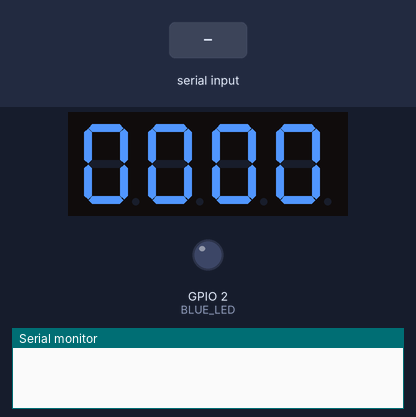
Bench run of a sketch on a simulated ESP32. On the bench: 4-digit seven-segment display, output pins drawn as LEDs (lit = HIGH), the last lines printed to the serial monitor. Wiring (inferred from the names in the program): 4-digit 7-segment display, segments lit when HIGH: segments GPIO 4, GPIO 5, GPIO 18, GPIO 19, GPIO 21, GPIO 22, GPIO 23, GPIO 15; digit selects GPIO 25, GPIO 26, GPIO 27, GPIO 32. The inputs (shaded band) are chosen by the test bench. The segment pins are drawn as the display they are named for; pins used as bus, display or sensor lines are not drawn.

Above: at 1.2 s.
1.3 s: "90,45\n" received over Serial
At 2.1 s:
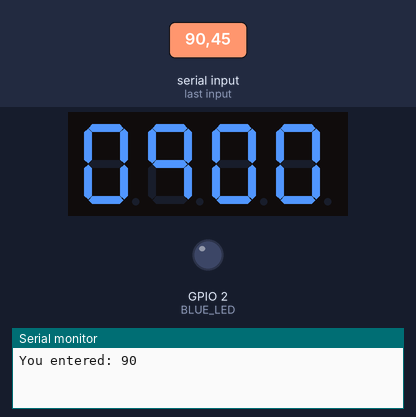
2.8 s: "30,150\n" received over Serial
At 3.3 s:
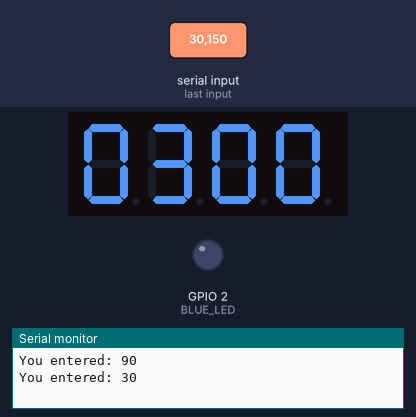
Timing chart, 0 to 5.8 s (numbered marks = the images above; inputs shaded):
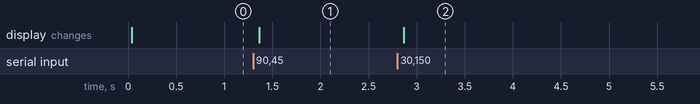

The sketch:

input_output_all_4digit_7segment.ino
```cpp
// Blue LED Pin (optional)
#define BLUE_LED 2
#include<iostream>

// 7-Segment Display Pins
#define SEG_A 4
#define SEG_B 5
#define SEG_C 18
#define SEG_D 19
#define SEG_E 21
#define SEG_F 22
#define SEG_G 23
#define SEG_DP 15 // Decimal Point (optional)

// Digit Select Pins
#define DIGIT1 25
#define DIGIT2 26
#define DIGIT3 27
#define DIGIT4 32

// Variables
int32_t value = 0;  // Stores input value from Serial Monitor

// Digit-to-Segment Mapping (0–9)
const uint8_t digitToSegment[10][7] = {
  {1, 1, 1, 1, 1, 1, 0}, // 0
  {0, 1, 1, 0, 0, 0, 0}, // 1
  {1, 1, 0, 1, 1, 0, 1}, // 2
  {1, 1, 1, 1, 0, 0, 1}, // 3
  {0, 1, 1, 0, 0, 1, 1}, // 4
  {1, 0, 1, 1, 0, 1, 1}, // 5
  {1, 0, 1, 1, 1, 1, 1}, // 6
  {1, 1, 1, 0, 0, 0, 0}, // 7
  {1, 1, 1, 1, 1, 1, 1}, // 8
  {1, 1, 1, 0, 0, 1, 1}  // 9
};

// Setup Function
void setup() {
  Serial.begin(115200);

  // Configure LED pin
  pinMode(BLUE_LED, OUTPUT);

  // Configure 7-segment pins
  pinMode(SEG_A, OUTPUT);
  pinMode(SEG_B, OUTPUT);
  pinMode(SEG_C, OUTPUT);
  pinMode(SEG_D, OUTPUT);
  pinMode(SEG_E, OUTPUT);
  pinMode(SEG_F, OUTPUT);
  pinMode(SEG_G, OUTPUT);
  pinMode(SEG_DP, OUTPUT);

  pinMode(DIGIT1, OUTPUT);
  pinMode(DIGIT2, OUTPUT);
  pinMode(DIGIT3, OUTPUT);
  pinMode(DIGIT4, OUTPUT);

  // Turn off all segments and digits initially
  clearDisplay();
}

// Loop Function
void loop() {
  // Read input from Serial Monitor
  if (Serial.available()) {
    String input = Serial.readStringUntil('\n'); // Read input until newline
    value = input.toInt();                       // Convert to int32_t

    Serial.print("You entered: ");
    Serial.println(value);                       // Print the value
  }

  // int32_t last = value % 10;//take last digit only
  // digitalWrite(DIGIT1,LOW);

  //setSegments(last);

  displayNumber(value);
  delay(2);  // Short delay for smooth multiplexing, 2 milli second is quite enough no need 10 milli seconds
}

// Function to display number on 7-segment display
inline void displayNumber(int number) {
  int digits[4] = {0, 0, 0, 0}; // Stores each digit

  // Split number into digits
  digits[3] = number % 10;          // Last digit
  digits[2] = (number / 10) % 10;  // 2nd last digit
  digits[1] = (number / 100) % 10; // 3rd last digit
  digits[0] = (number / 1000) % 10;// 4th last digit
  std :: reverse(std::begin(digits),std::end(digits));
  // Display digits one by one (multiplexing)
  for (int i = 0; i < 4; i++) {// THIS IS PERSISTANCE OF VISION TECHNIQUE (😎), but high fps camera can't be fooled by this technique 😶
    activateDigit(i + 1);       // Activate digit
    setSegments(digits[i]);     // Set segments for the digit
    //delay(5);                   // Multiplexing delay        // this is too slow (for 60fps camera recording)
    delayMicroseconds(2000); // Experiment with lower values

    deactivateDigits();         // Deactivate all digits
  }
}

// Function to set the segments for a digit
inline void setSegments(int digit) {
  digitalWrite(SEG_A, digitToSegment[digit][0]);
  digitalWrite(SEG_B, digitToSegment[digit][1]);
  digitalWrite(SEG_C, digitToSegment[digit][2]);
  digitalWrite(SEG_D, digitToSegment[digit][3]);
  digitalWrite(SEG_E, digitToSegment[digit][4]);
  digitalWrite(SEG_F, digitToSegment[digit][5]);
  digitalWrite(SEG_G, digitToSegment[digit][6]);
}

// Function to activate a specific digit
inline void activateDigit(int digit) {//digits pin are active low, so high is low and low is high
  digitalWrite(DIGIT1, !(digit == 1));
  digitalWrite(DIGIT2, !(digit == 2));
  digitalWrite(DIGIT3, !(digit == 3));
  digitalWrite(DIGIT4, !(digit == 4));
}

// Function to deactivate all digits
inline void deactivateDigits() {
  digitalWrite(DIGIT1, HIGH);
  digitalWrite(DIGIT2, HIGH);
  digitalWrite(DIGIT3, HIGH);
  digitalWrite(DIGIT4, HIGH);
}

// Function to clear display
inline void clearDisplay() {
  digitalWrite(SEG_A, LOW);
  digitalWrite(SEG_B, LOW);
  digitalWrite(SEG_C, LOW);
  digitalWrite(SEG_D, LOW);
  digitalWrite(SEG_E, LOW);
  digitalWrite(SEG_F, LOW);
  digitalWrite(SEG_G, LOW);
  digitalWrite(SEG_DP, LOW);// i am not using it right now

  deactivateDigits(); // Turn off all digits
}
```

Measured:
- after the input at 1.3 s, the display: changes after 0.07 s (image 1)
- after the input at 2.8 s, the display: changes after 0.07 s (image 2)
